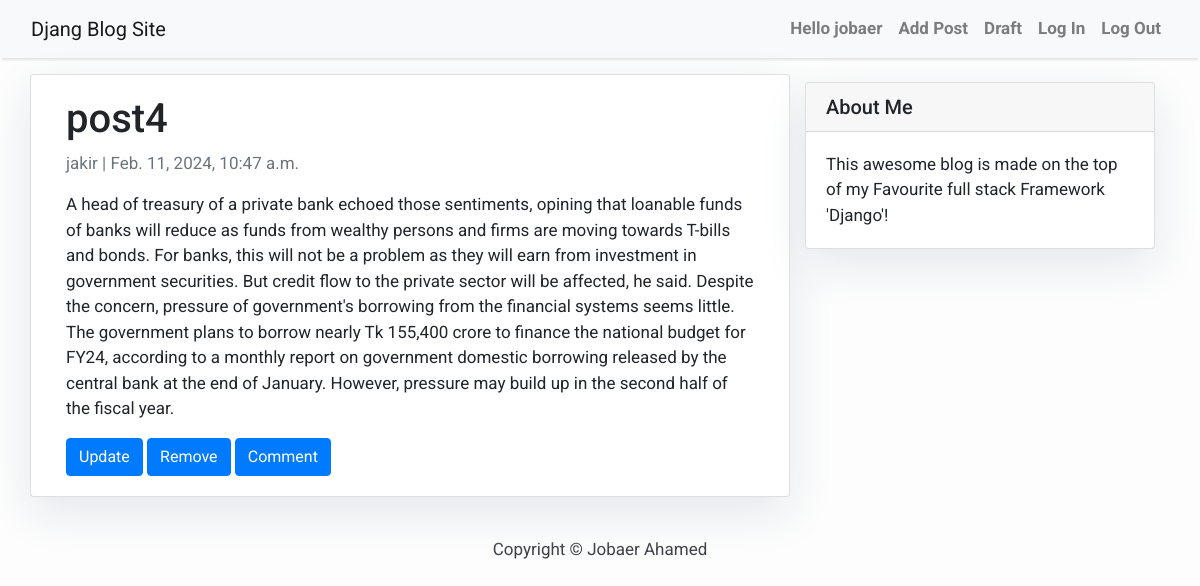
/post4/ (signed in), run on the app's committed database.
### accounts/models.py (models this page shows)
class CustomUser(AbstractUser):
    email = models.EmailField(_('email address'), unique = True)

### blog/models.py (models this page shows, shortened)
class Post(models.Model):
    title = models.CharField(max_length = 200 , unique = True)
    slug = models.SlugField(max_length=200, unique=True,null=False)
    author = models.ForeignKey(User, on_delete = models.CASCADE ,related_name='blog_posts')
    content = models.TextField()
    created_on = models.DateTimeField(auto_now_add=True)
    updated_on = models.DateTimeField(auto_now= True)
    status = models.IntegerField(choices = STATUS, default = 0)
    class Meta:
        ordering = ['-created_on']

### blog/views.py (the view)
# urls.py: path('<slug:slug>/',PostDetailView.as_view(), name='post_detail'),
class PostDetailView(DetailView):
    model = Post
    template_name ='post_detail.html'

### templates/post_detail.html
{% extends 'base.html' %} {% block content %}
<div class="container">
  <div class="row">
    <div class="col-md-8 card mb-4  mt-3 left  top">
      <div class="card-body">
        <h1>{% block title %} {{ object.title }} {% endblock title %}</h1>
        <p class=" text-muted">{{ post.author }} | {{ post.created_on }}</p>
        <p class="card-text ">{{ object.content | safe }}</p>
        {%if post.status == 0%}
        <a href="{% url 'post_publish' post.slug  %}" class="btn btn-primary">Publish</a>
        <a href="{% url 'post_delete' post.slug  %}" class="btn btn-primary">Remove</a>
        {% else %}
        <a href="{% url 'post_update' post.slug  %}" class="btn btn-primary">Update </a>
        <a href="{% url 'post_delete' post.slug  %}" class="btn btn-primary">Remove</a>
        <a href="{% url 'post_comment' post.slug  %}" class="btn btn-primary">Comment</a>
        {%endif%}
      </div>
    </div>
    {% block sidebar %} {% include 'sidebar.html' %} {% endblock sidebar %}
  </div>
</div>
{% endblock content %}

### templates/base.html (shortened to what this page needs)
<!DOCTYPE html>
<html>
    <head>
        <link rel="stylesheet" href="https://maxcdn.bootstrapcdn.com/bootstrap/4.0.0/css/bootstrap.min.css"
 />
    </head>
    <body>
        <nav  class="navbar navbar-expand-lg navbar-light bg-light shadow" id="mainNav">
            <div  class="container-fluid">
                <a class="navbar-brand"  href="{% url 'home' %}">Djang Blog Site </a>
              <div class="collapse navbar-collapse" id="navbarResponsive">
                    <ul class="navbar-nav ml-auto">
                        {% if user.is_authenticated %}
                        <li class="nav-item text-black">
                            <a class="nav-link text-black font-weight-bold" href="#">Hello {{ user.username }}</a>
                        </li>
                        <li class="nav-item text-black">
                            <a class="nav-link text-black font-weight-bold" href="{% url 'post_new'%}">Add Post</a>
                        </li>
                        <li class="nav-item text-black">
                            <a class="nav-link text-black font-weight-bold" href="{% url 'draftpost'%}">Draft</a>
                        </li>
                        {%else %}
                         <li class="nav-item text-black">
                            <a class="nav-link text-black font-weight-bold" href="{% url 'signup'%}">Sign Up</a>
                        </li>
                        {% endif %}
                        <li class="nav-item text-black">
                            <a class="nav-link text-black font-weight-bold" href="{% url 'login' %}">Log In</a>
                        </li>
                        <li class="nav-item text-black">
                            <a class="nav-link text-black font-weight-bold" href="{% url 'logout' %}">Log Out</a>
                        </li>
                    </ul>
                </div>
            </div>
        </nav>
        {% block content %}{% endblock content %}
        <footer class="py-3 bg-grey">
            <p class="m-0 text-dark text-center ">Copyright &copy; Jobaer Ahamed</p>
        </footer>
    </body>
</html>

### templates/base.html (style rules this page uses)
body { font-family: "Roboto", sans-serif; font-size: 17px; background-color: #fdfdfd; }
.shadow { box-shadow: 0 4px 2px -2px rgba(0, 0, 0, 0.1); }

### templates/sidebar.html (style rules this page uses)
.card { box-shadow: 0 16px 48px #E3E7EB; }

### data on the page
CustomUser: username "jobaer"
Post: title "post4", author "jakir", created_on "Feb. 11, 2024, 10:47 a.m.", content "A head of treasury of a private bank echoed those sentiments, opining that loanable funds of banks will reduce as funds from wealthy persons and firms are moving towards T-bills and bonds. For banks, this will not be a problem as they will earn from investment in government securities. But credit flow to the private sector will be affected, he said. Despite the concern, pressure of government's borrowing from the financial systems seems little. The government plans to borrow nearly Tk 155,400 crore to finance the national budget for FY24, according to a monthly report on government domestic borrowing released by the central bank at the end of January. However, pressure may build up in the…"
